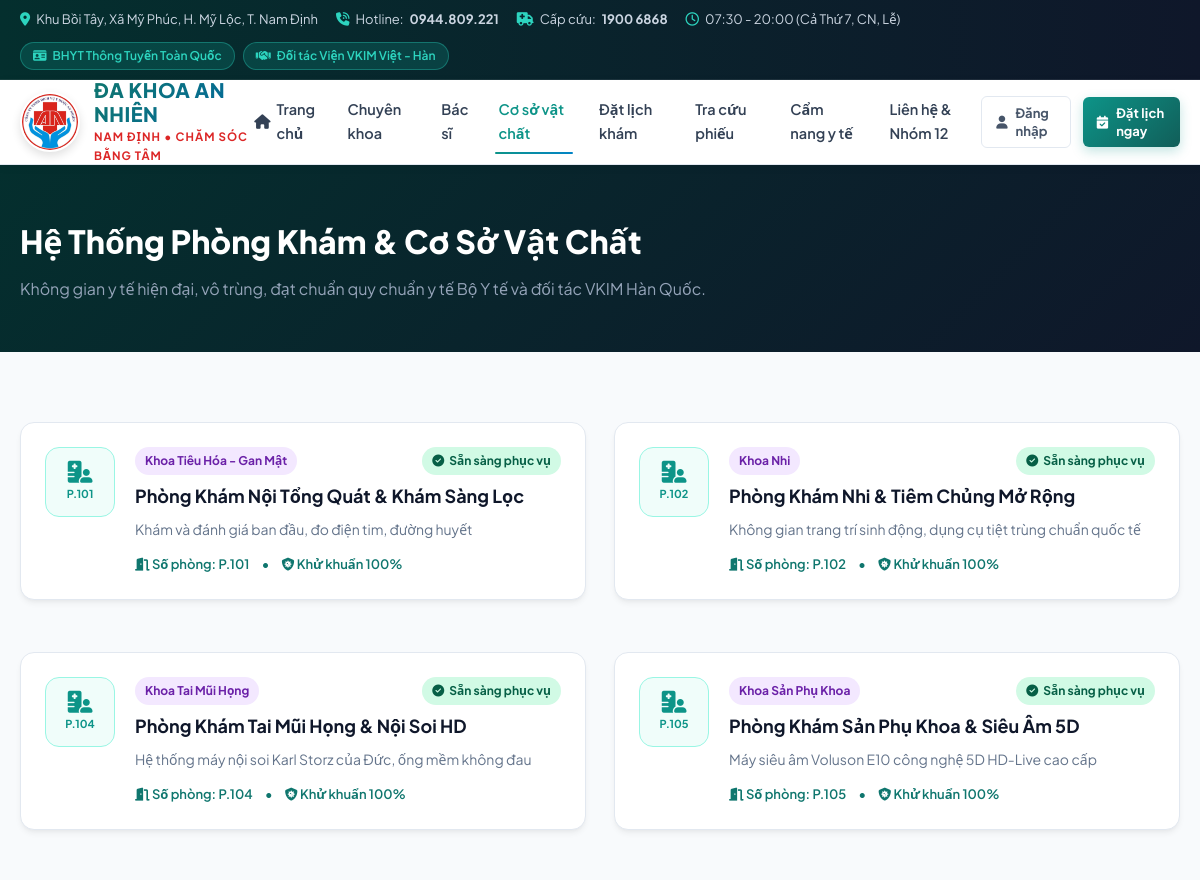
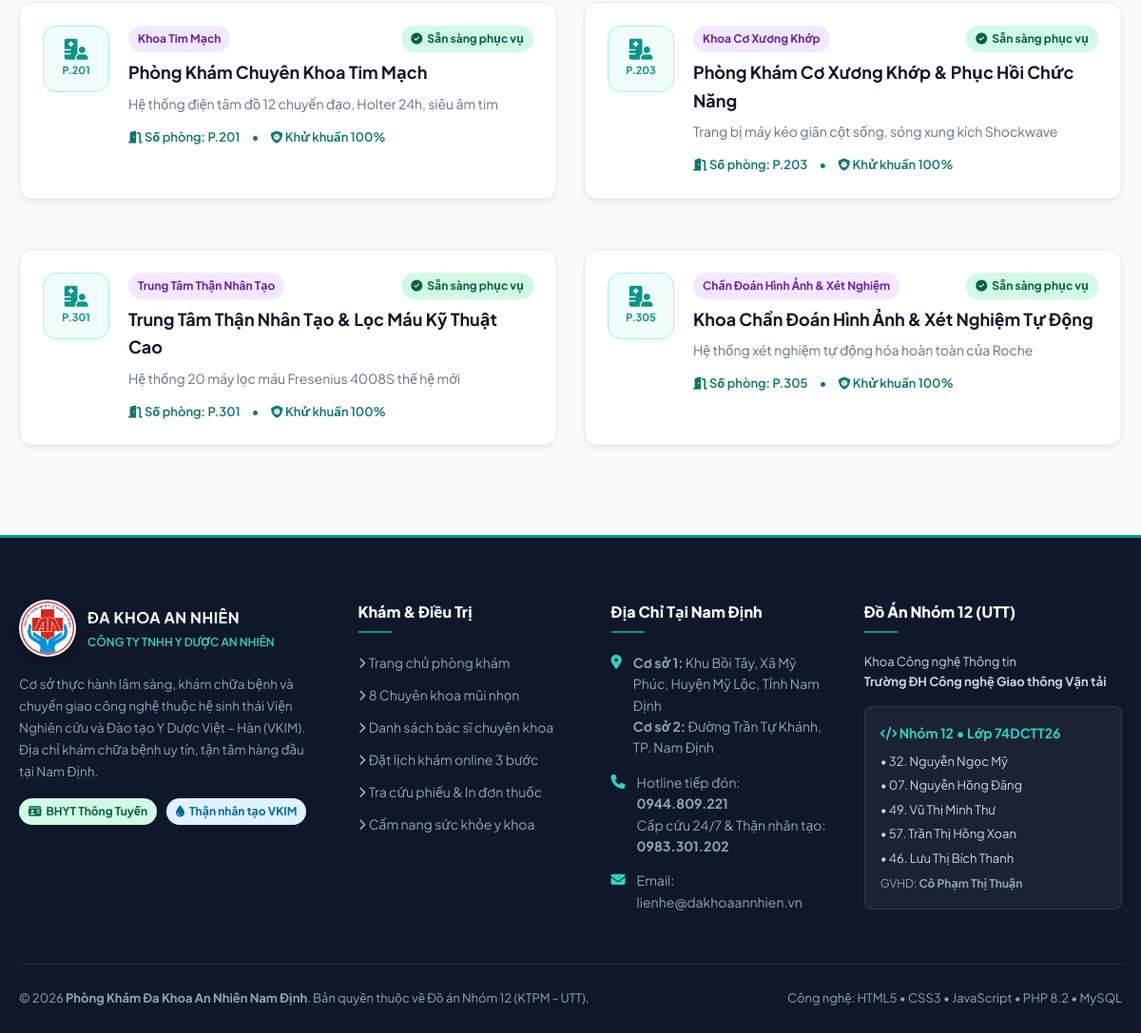
Page /phong-kham.php on the committed database (2 pictures, top to bottom).
### tables this page shows
CREATE TABLE `clinics` (
  `id` int NOT NULL AUTO_INCREMENT,
  `name` varchar(100) NOT NULL,
  `room_number` varchar(50) NOT NULL,
  `specialty_id` int DEFAULT NULL,
  `description` text,
  `status` varchar(20) DEFAULT 'ACTIVE',
  PRIMARY KEY (`id`),
  KEY `fk_clinic_specialty` (`specialty_id`),
  CONSTRAINT `fk_clinic_specialty` FOREIGN KEY (`specialty_id`) REFERENCES `specialties` (`id`) ON DELETE SET NULL
);

CREATE TABLE `specialties` (
  `id` int NOT NULL AUTO_INCREMENT,
  `name` varchar(100) NOT NULL,
  `description` text,
  `image_url` varchar(255) DEFAULT NULL,
  `icon` varchar(50) DEFAULT NULL,
  PRIMARY KEY (`id`),
  UNIQUE KEY `name` (`name`)
);

### phong-kham.php (the view, shortened to what this page needs)
<?php
require_once __DIR__ . '/includes/header.php';
$clinics = $pdo->query("SELECT c.*, s.name as specialty_name
                        FROM clinics c
                        LEFT JOIN specialties s ON c.specialty_id = s.id
                        ORDER BY c.room_number ASC")->fetchAll();
?>
<div style="background:linear-gradient(135deg, #042F2E 0%, #0F172A 100%);color:#FFF;padding:50px 0;">
    <div class="container">
        <h1 style="font-size:32px;font-weight:800;margin-bottom:8px;">Hệ Thống Phòng Khám & Cơ Sở Vật Chất</h1>
        <p style="color:#94A3B8;font-size:16px;">Không gian y tế hiện đại, vô trùng, đạt chuẩn quy chuẩn y tế Bộ Y tế và đối tác VKIM Hàn Quốc.</p>
    </div>
</div>
<section class="section">
    <div class="container">
        <div style="display:grid;grid-template-columns:repeat(2, 1fr);gap:28px;">
            <?php foreach ($clinics as $c): ?>
                <div class="card" style="display:flex;flex-direction:row;padding:24px;align-items:flex-start;gap:20px;">
                    <div style="width:70px;height:70px;border-radius:14px;background:var(--primary-light);border:1px solid var(--primary-border);display:flex;flex-direction:column;align-items:center;justify-content:center;color:var(--primary);flex-shrink:0;">
                        <i class="fa-solid fa-hospital-user" style="font-size:22px;margin-bottom:2px;"></i>
                        <span style="font-size:11px;font-weight:700;"><?= htmlspecialchars($c['room_number']) ?></span>
                    </div>
                    <div style="flex:1;">
                        <div style="display:flex;justify-content:space-between;align-items:center;margin-bottom:6px;">
                            <span class="badge badge-purple"><?= htmlspecialchars($c['specialty_name'] ?? 'Đa chuyên khoa') ?></span>
                            <span class="badge badge-success"><i class="fa-solid fa-circle-check"></i> Sẵn sàng phục vụ</span>
                        </div>
                        <h4 style="font-size:18px;color:#0F172A;margin-bottom:8px;"><?= htmlspecialchars($c['name']) ?></h4>
                        <p style="font-size:14px;color:#64748B;line-height:1.5;margin-bottom:14px;">
                            <?= htmlspecialchars($c['description']) ?>
                        </p>
                        <div style="display:flex;gap:12px;font-size:13px;color:#0F766E;font-weight:600;">
                            <span><i class="fa-solid fa-door-open"></i> Số phòng: <?= htmlspecialchars($c['room_number']) ?></span>
                            <span>•</span>
                            <span><i class="fa-solid fa-shield-virus"></i> Khử khuẩn 100%</span>
                        </div>
                    </div>
                </div>
            <?php endforeach; ?>
        </div>
    </div>
</section>
<?php require_once __DIR__ . '/includes/footer.php'; ?>

### assets/css/style.css (style rules this page uses)
:root { --primary: #0D9488; --primary-dark: #0F766E; --primary-deep: #115E59; --primary-light: #F0FDFA; --primary-border: #99F6E4; --primary-glow: rgba(13, 148, 136, 0.25); --secondary: #0284C7; --secondary-dark: #0369A1; --secondary-light: #F0F9FF; --accent-red: #DC2626; --accent-red-light: #FEF2F2; --accent-green: #10B981; --warning: #F59E0B; --danger: #EF4444; --info: #3B82F6; --navy-dark: #0F172A; --navy-card: #1E293B; --text-main: #1E293B; --text-muted: #64748B; --text-light: #94A3B8; --bg-body: #F8FAFC; --bg-card: #FFFFFF; --border-color: #E2E8F0; --border-light: #F1F5F9; --shadow-sm: 0 1px 3px rgba(0, 0, 0, 0.05); --shadow: 0 4px 6px -1px rgba(0, 0, 0, 0.06), 0 2px 4px -2px rgba(0, 0, 0, 0.04); --shadow-md: 0 10px 15px -3px rgba(0, 0, 0, 0.08), 0 4px 6px -4px rgba(0, 0, 0, 0.03); --shadow-lg: 0 20px 25px -5px rgba(0, 0, 0, 0.09), 0 8px 10px -6px rgba(0, 0, 0, 0.04); --shadow-glow: 0 0 20px rgba(13, 148, 136, 0.25); --radius-sm: 8px; --radius: 14px; --radius-lg: 20px; --radius-full: 9999px; --transition: all 0.28s cubic-bezier(0.4, 0, 0.2, 1); }
* { margin: 0; padding: 0; box-sizing: border-box; }
body { font-family: 'Plus Jakarta Sans', 'Inter', system-ui, -apple-system, BlinkMacSystemFont, sans-serif; color: var(--text-main); background-color: var(--bg-body); line-height: 1.65; -webkit-font-smoothing: antialiased; }
.container { width: 100%; max-width: 1240px; margin: 0 auto; padding: 0 20px; }
.badge { display: inline-flex; align-items: center; gap: 5px; padding: 4px 10px; font-size: 12px; font-weight: 700; border-radius: var(--radius-full); white-space: nowrap; }
.badge-purple { background: #F3E8FF; color: #6B21A8; }
.badge-success { background: #D1FAE5; color: #065F46; }
.section { padding: 70px 0; }
.card { background: #FFFFFF; border-radius: var(--radius); border: 1px solid var(--border-color); box-shadow: var(--shadow); margin-bottom: 24px; }

### rows in the picture
clinics: room_number "P.101", specialty.name "Khoa Tiêu Hóa - Gan Mật", name "Phòng Khám Nội Tổng Quát & Khám Sàng Lọc", description "Khám và đánh giá ban đầu, đo điện tim, đường huyết"
clinics: room_number "P.102", specialty.name "Khoa Nhi", name "Phòng Khám Nhi & Tiêm Chủng Mở Rộng", description "Không gian trang trí sinh động, dụng cụ tiệt trùng chuẩn quốc tế"
clinics: room_number "P.104", specialty.name "Khoa Tai Mũi Họng", name "Phòng Khám Tai Mũi Họng & Nội Soi HD", description "Hệ thống máy nội soi Karl Storz của Đức, ống mềm không đau"
clinics: room_number "P.105", specialty.name "Khoa Sản Phụ Khoa", name "Phòng Khám Sản Phụ Khoa & Siêu Âm 5D", description "Máy siêu âm Voluson E10 công nghệ 5D HD-Live cao cấp"
clinics: room_number "P.201", specialty.name "Khoa Tim Mạch", name "Phòng Khám Chuyên Khoa Tim Mạch", description "Hệ thống điện tâm đồ 12 chuyển đạo, Holter 24h, siêu âm tim"
clinics: room_number "P.203", specialty.name "Khoa Cơ Xương Khớp", name "Phòng Khám Cơ Xương Khớp & Phục Hồi Chức Năng", description "Trang bị máy kéo giãn cột sống, sóng xung kích Shockwave"
clinics: room_number "P.301", specialty.name "Trung Tâm Thận Nhân Tạo", name "Trung Tâm Thận Nhân Tạo & Lọc Máu Kỹ Thuật Cao", description "Hệ thống 20 máy lọc máu Fresenius 4008S thế hệ mới"
clinics: room_number "P.305", specialty.name "Chẩn Đoán Hình Ảnh & Xét Nghiệm", name "Khoa Chẩn Đoán Hình Ảnh & Xét Nghiệm Tự Động", description "Hệ thống xét nghiệm tự động hóa hoàn toàn của Roche"
